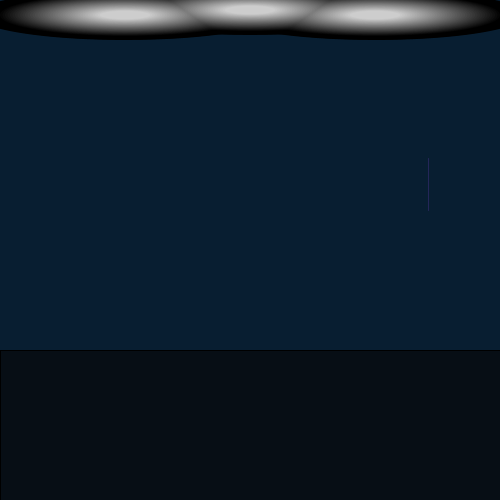
Frame 1 (no input)
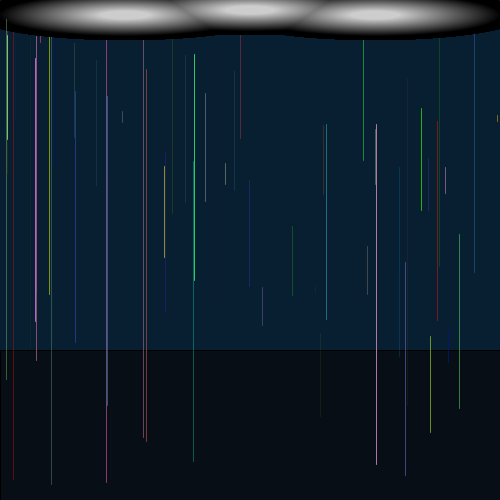
Frame 60 (the mouse pressed at the canvas centre just before this capture)
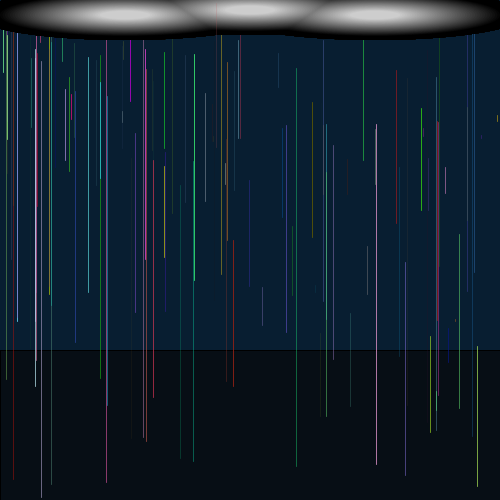
Frame 120 (the mouse held since frame 60 and released just before this capture)

The Processing sketch that drew these frames (run headless with seeded random() and noise(); from frame 60 on, the mouse is pressed at the canvas centre):

// Processing sketch: processing_70858
// ── processing_70858.pde

/*
Assignment 2
Name: Jenny Mott
E-mail: jmott@brynmawr.edu
Course: CS 110 - Section 01
Submitted: 9/18/2012

So i'm hoping this comes out looking kind of like a storm.
But, a colorful storm.
*/
float r;
float g;
float b;
float a;
float x;
float y1;
float y2;
float h;

void setup() {
  size(500,500);
  background(8,30,49);
//let's put a horizon line in there
  rectMode(CORNER);
  fill(7,14,21);
  rect(0,350,500,350);
}
void draw() {
//let's draw some clouds
  ellipseMode(CENTER);
  float w = 300;
    while(w>=50) {
      noStroke ();
      fill(255-w);
    ellipse(250,10,w,w/6);
    ellipse(125,15,w,w/6);
    ellipse(375,15,w,w/6);
    w = w-5;
    }
//let's see if this will make the rain colorful
  r = random(225);
  g = random(255);
  b = random(255);
  a = random(225);
  x = random(width);
  y1 = random(height);
  y2 = random(x + 30);
  stroke(r,g,b,a);
  line(x,y1,x,y2);
}
void keyPressed() {
//this should hopefully clear or reset or whatever
  size(500,500);
  background(8,30,49);
  rectMode(CORNER);
  fill(7,14,21);
  rect(0,350,500,350);
}
void mousePressed() {
//so i guess clouds if you click up high, and hail if you click lower?
  if(mouseY < 100) {
    float w = 300;
    while(w>=50) {
      noStroke ();
      fill(255-w);
    ellipse(mouseX,mouseY,w,w/6); 
    w = w-5;
    }
  }else {
  h = random(20);
  stroke(0);
  fill(185,212,234);
  rectMode(CENTER);
  rect(mouseX,mouseY,h,h);
  }
}
